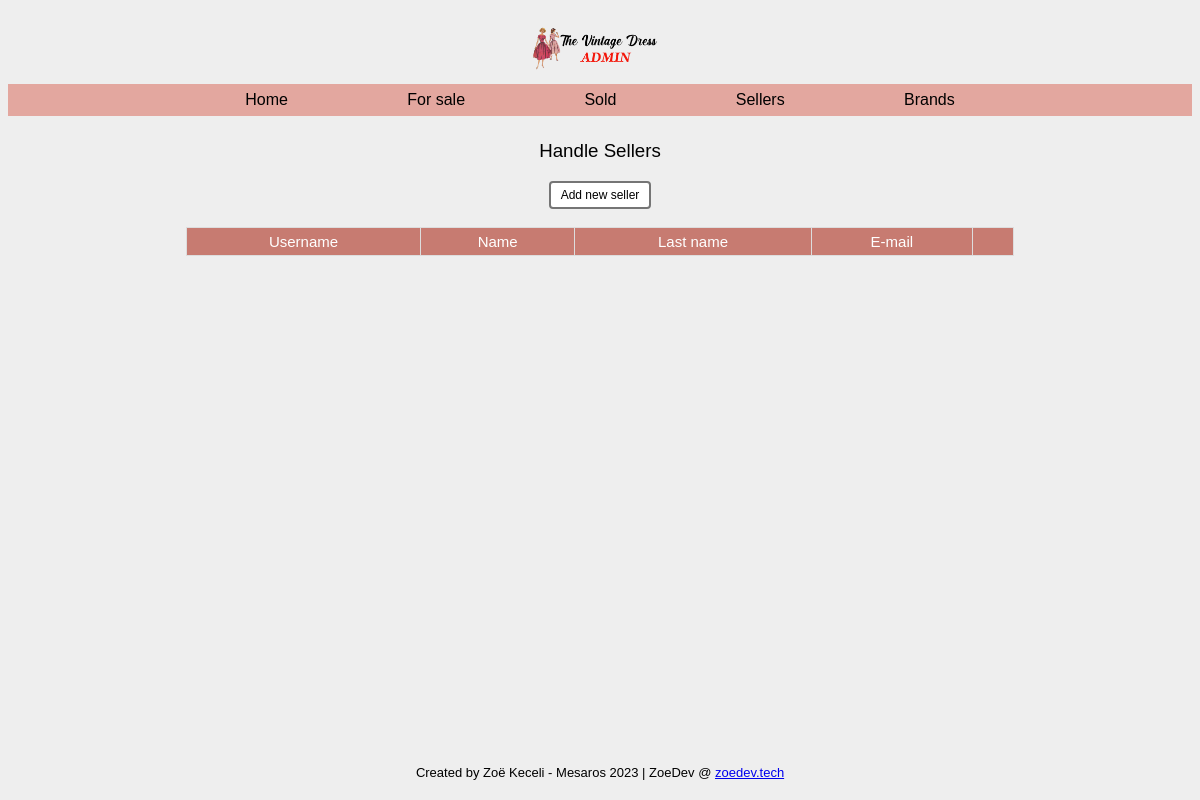
Page /sellers.php on the earlier database version.
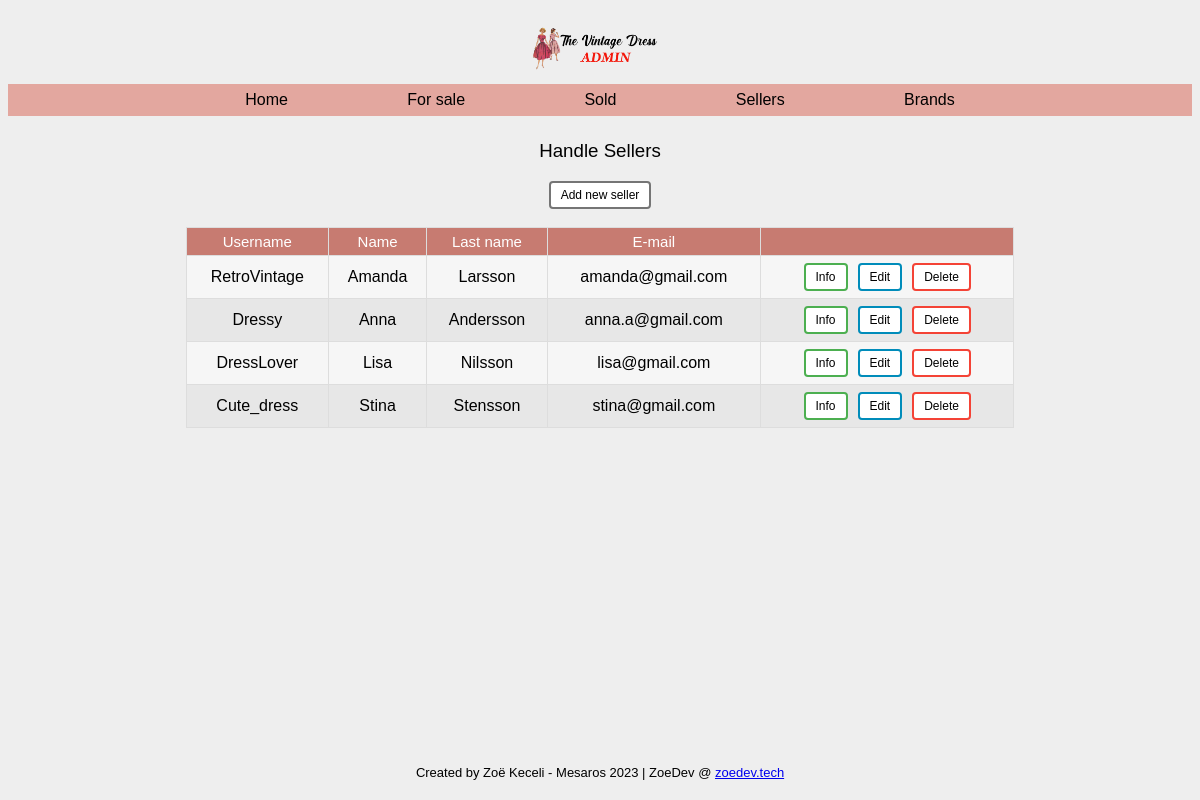
Same page on the later database version.
### tables this page shows
CREATE TABLE `sellers` (
  `id` int(11) NOT NULL,
  `username` varchar(32) NOT NULL,
  `first_name` varchar(32) NOT NULL,
  `last_name` varchar(32) NOT NULL,
  `email` varchar(32) NOT NULL
);

### sellers.php (called while the page is built)
<?php
require 'classes/view/seller-view.php';
require 'classes/model/seller-model.php';
$pdo = require 'partials/connect.php';
$sellerModel = new SellerModel($pdo);
$sellerView = new SellerView();
include 'partials/header.php';
include 'partials/nav.php';
$sellerView->renderAllSellersAsList($sellerModel->getAllSellersOrderByFirstname());
include 'partials/footer.php';

### classes/model/db.php (called while the page is built, shortened)
<?php
class DB
{
    public function __construct(PDO $pdo)
    {
        $this->pdo = $pdo;
    }
}

### classes/model/seller-model.php (called while the page is built, shortened)
<?php
require_once 'db.php';
class SellerModel extends DB
{
    protected $table = "sellers";
    public function getAllSellersOrderByFirstname()
    {
        $query = "SELECT * FROM {$this->table} ORDER BY first_name";
        $stmt = $this->pdo->prepare($query);
        $stmt->execute();
        return $stmt->fetchAll(PDO::FETCH_ASSOC);
    }
}

### classes/view/seller-view.php (the view, shortened to what this page needs)
<?php
class SellerView
{
    public function renderAllSellersAsList(array $sellers): void
    {
        echo "<h3 class='pageTitle'>Handle Sellers</h3>";
        echo "<button class='addButton'><a href='seller-new.php'>Add new seller</a></button>";
        echo "<br><br>";
        echo "<table class='center'>";
        echo "<th>Username</th>";
        echo "<th>Name</th>";
        echo "<th>Last name</th>";
        echo "<th>E-mail</th>";
        echo "<th></th>";
        foreach ($sellers as $seller) {
            echo "<tr>";
            echo "<td>{$seller['username']}</td>";
            echo "<td>{$seller['first_name']}</td>";
            echo "<td>{$seller['last_name']}</td>";
            echo "<td>{$seller['email']}</td>";
            echo "<td>";
            echo "<button class='btnGreen'><a href='seller-details.php?id={$seller['id']}'>Info</a></button>";
            echo "<button class='btnEdit'><a href='seller-edit.php?id={$seller['id']}'>Edit</a></button>";
            echo "<button class='btnDel'><a href='seller-delete.php?id={$seller['id']}'>Delete</a></button>";
            echo "</td>";
            echo "</tr>";
        }
        echo "</table>";
    }
}

### partials/header.php (shortened to what this page needs)
<!DOCTYPE html>
<html lang="en">
<head>
    <link rel="stylesheet" href="style/style.css">
</head>
<div id="page-container">
    <div id="content-wrap">
        <body>

### partials/nav.php
<a class="link" href="index.php">
    <img src="img/vintagedresslogo.png" alt="The Vintage Dress">
</a>
<nav>
    <a href="index.php">Home</a>
    <a href="items.php">For sale</a>
    <a href="item-sold.php">Sold</a>
    <a href="sellers.php">Sellers</a>
    <a href="brands.php">Brands</a>
</nav>

### partials/footer.php
</div>
<footer id="footer">
    <p>Created by Zoë Keceli - Mesaros 2023 | ZoeDev @ <a href="https://www.zoedev.tech/">zoedev.tech</a></p>
</footer>
</div>
</body>
</html>

### style/style.css (style rules this page uses)
body { text-align: center; background: #eee url("https://i.imgur.com/eeQeRmk.png"); background-size: 1.2%; background-repeat: repeat; }
.link { text-align: center; margin: 0 auto; display: flex; justify-content: center; }
.pageTitle { font-family: "Gill Sans", "Gill Sans MT", Calibri, "Trebuchet MS", sans-serif; font-weight: lighter; }
img { width: 15%; }
nav { padding-left: 15%; padding-right: 15%; padding-top: 7px; padding-bottom: 7px; margin-bottom: 2%; display: flex; justify-content: center; justify-content: space-around; align-items: center; background-color: #e3a79f; }
nav a { text-decoration: none; font-family: "Gill Sans", "Gill Sans MT", Calibri, "Trebuchet MS", sans-serif; color: rgb(0, 0, 0); }
.brandsTable tr, td { text-align: center; }
.center { margin-left: auto; margin-right: auto; background-color: rgb(231, 231, 231); font-family: Arial, Helvetica, sans-serif; border-collapse: collapse; width: 70%; }
.center td, .center th { border: 1px solid #ddd; padding: 7px; }
.center tr:nth-child(even) { background-color: #f8f8f8e9; }
.center tr, td { text-align: center; }
.center th { padding-top: 5px; padding-bottom: 5px; text-align: center; font-size: 15px; font-weight: normal; font-family: Arial, Helvetica, sans-serif; background-color: #c77b71ff; color: rgb(255, 255, 255); }
.btnDel { margin-left: 5px; margin-right: 5px; background-color: #f44336; border: none; border-radius: 4px; color: white; padding: 5px 10px; text-align: center; text-decoration: none; display: inline-block; font-size: 12px; transition-duration: 0.4s; cursor: pointer; }
.btnDel { background-color: white; color: black; border: 2px solid #f44336; }
.btnDel a { all: unset; }
.btnEdit { margin-left: 5px; margin-right: 5px; background-color: #008cba; border: none; border-radius: 4px; color: white; padding: 5px 10px; text-align: center; text-decoration: none; display: inline-block; font-size: 12px; transition-duration: 0.4s; cursor: pointer; }
.btnEdit { background-color: white; color: black; border: 2px solid #008cba; }
.btnEdit a { all: unset; }
.btnGreen { margin-left: 5px; margin-right: 5px; background-color: #4caf50; border: none; border-radius: 4px; color: white; padding: 5px 10px; text-align: center; text-decoration: none; display: inline-block; font-size: 12px; transition-duration: 0.4s; cursor: pointer; }
.btnGreen { background-color: white; color: black; border: 2px solid #4caf50; }
.btnGreen a { all: unset; }
.addButton a { all: unset; }
.addButton { margin-left: 5px; margin-right: 5px; background-color: #ffffff; border: none; border-radius: 4px; color: white; padding: 5px 10px; text-align: center; text-decoration: none; display: inline-block; font-size: 12px; transition-duration: 0.4s; cursor: pointer; }
.addButton { background-color: white; color: black; border: 2px solid #757575; }
#page-container { position: relative; min-height: 98vh; }
#content-wrap { padding-bottom: 2.5rem; }
#footer { font-family: "Gill Sans", "Gill Sans MT", Calibri, "Trebuchet MS", sans-serif; font-size: 13px; position: absolute; bottom: 0; width: 100%; color: rgb(0, 0, 0); height: 2.5rem; }

Differences in the rows shown:
added sellers: username "RetroVintage", first_name "Amanda", last_name "Larsson", email "amanda@gmail.com"
added sellers: username "Dressy", first_name "Anna", last_name "Andersson", email "anna.a@gmail.com"
added sellers: username "DressLover", first_name "Lisa", last_name "Nilsson", email "lisa@gmail.com"
added sellers: username "Cute_dress", first_name "Stina", last_name "Stensson", email "stina@gmail.com"
